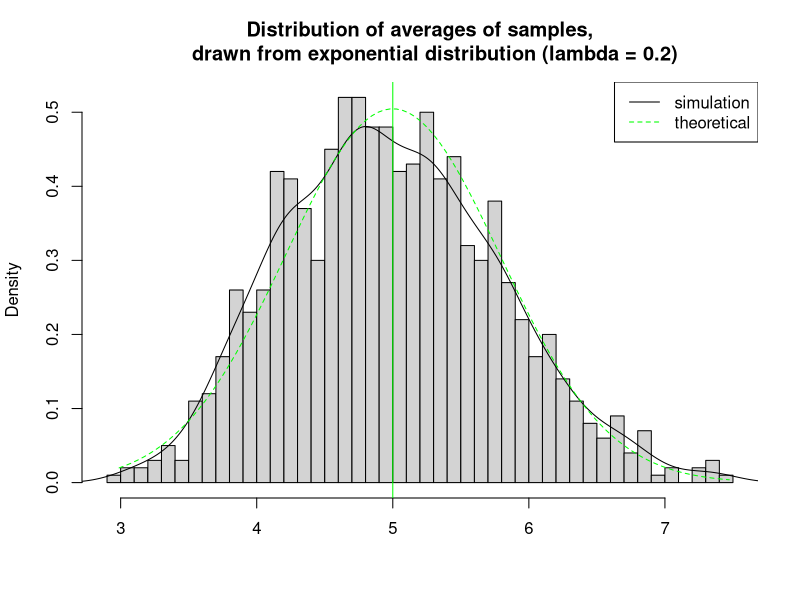

Write the R code that produced this figure.
## ---- chunk 1
set.seed(3)
lambda <- 0.2
number_sim <- 1000
sample_size <- 40
sim <- matrix(rexp(number_sim*sample_size, rate=lambda), number_sim, sample_size)
row_means <- rowMeans(sim)
## ---- chunk 2
# plot the histogram of averages
hist(row_means, breaks=50, prob=TRUE,
     main="Distribution of averages of samples,
     drawn from exponential distribution (lambda = 0.2)",
     xlab="")
# density of the averages of samples
lines(density(row_means))
# theoretical center of distribution
abline(v=1/lambda, col="green")
# theoretical density of the averages of samples
xfit <- seq(min(row_means), max(row_means), length=100)
yfit <- dnorm(xfit, mean=1/lambda, sd=(1/lambda/sqrt(sample_size)))
lines(xfit, yfit, pch=22, col="green", lty=2)
# add legend
legend('topright', c("simulation", "theoretical"), lty=c(1,2), col=c("black", "green"))
